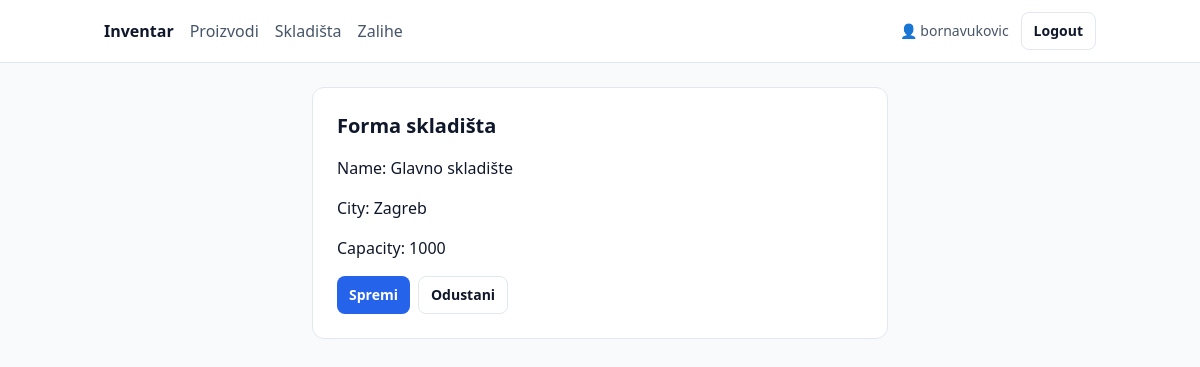
Page /warehouses/1/edit/ (signed in) on the committed database.
### inventory/models.py (models this page shows, shortened)
class Warehouse(models.Model):
    name = models.CharField(max_length=120)
    city = models.CharField(max_length=120)
    capacity = models.PositiveIntegerField()

### inventory/views.py (the view)
# urls.py: path("warehouses/<int:pk>/edit/", views.WarehouseUpdateView.as_view(), name="warehouse_edit"),
class WarehouseUpdateView(LoginRequiredMixin, UpdateView):
    model = Warehouse
    fields = ["name", "city", "capacity"]
    template_name = "inventory/warehouse_form.html"
    success_url = reverse_lazy("warehouse_list")

### templates/inventory/warehouse_form.html (shortened to what this page needs)
{% extends "base.html" %}
{% block content %}
  <div class="max-w-xl mx-auto bg-white border border-slate-200 rounded-xl p-6">
    <h1 class="text-xl font-bold mb-4">Forma skladišta</h1>
    <form method="post" class="space-y-4">
      {{ form.as_p }}
      <div class="flex gap-2">
        <button class="px-3 py-2 rounded-lg bg-blue-600 hover:bg-blue-700 text-white text-sm font-semibold" type="submit">
          Spremi
        </button>
        <a class="px-3 py-2 rounded-lg border border-slate-200 bg-white hover:bg-slate-50 text-sm font-semibold"
           href="{% url 'warehouse_list' %}">
          Odustani
        </a>
      </div>
    </form>
  </div>
{% endblock %}

### templates/base.html (shortened to what this page needs)
<!doctype html>
<html>
<head>
  <script src="https://cdn.tailwindcss.com"></script>
</head>
<body class="bg-slate-50 text-slate-900">
  <nav class="bg-white border-b border-slate-200">
    <div class="max-w-5xl mx-auto px-4 py-3 flex items-center justify-between gap-4">
      <div class="flex items-center gap-4">
        <a href="{% url 'home' %}" class="font-bold text-slate-900">Inventar</a>
        <a href="{% url 'product_list' %}" class="text-slate-600 hover:text-slate-900">Proizvodi</a>
        <a href="{% url 'warehouse_list' %}" class="text-slate-600 hover:text-slate-900">Skladišta</a>
        <a href="{% url 'stockitem_list' %}" class="text-slate-600 hover:text-slate-900">Zalihe</a>
      </div>
      <div class="flex items-center gap-3">
        {% if user.is_authenticated %}
          <span class="text-sm text-slate-600">👤 {{ user.username }}</span>
          <form method="post" action="{% url 'logout' %}">
            <button type="submit"
              class="px-3 py-2 rounded-lg border border-slate-200 bg-white hover:bg-slate-50 text-sm font-semibold">
              Logout
            </button>
          </form>
        {% else %}
          <a href="{% url 'login' %}" class="text-sm font-semibold text-slate-700 hover:text-slate-900">Login</a>
          <a href="{% url 'register' %}"
             class="px-3 py-2 rounded-lg bg-blue-600 hover:bg-blue-700 text-white text-sm font-semibold">
            Registracija
          </a>
        {% endif %}
      </div>
    </div>
  </nav>
  <main class="max-w-5xl mx-auto px-4 py-6">
    {% block content %}{% endblock %}
  </main>
</body>
</html>

### rows in the picture
Warehouse: name "Glavno skladište", city "Zagreb", capacity "1000"

### other values in the picture
{{ user.username }} "bornavukovic"
